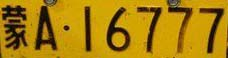
%> input picture Matlab车牌识别/蒙A16777.jpg, 228 x 58 px
$ octave mengA16777.m   (GNU Octave 9; MATLAB toolbox functions it lacks are replaced by stand-ins)
%> lines starting %> are read from the running program, lines starting %| are printed output that depends on the picture; in (x1, y1, x2, y2) boxes, pixels count from 0 and x2, y2 are one past the last pixel; in counts of white or black regions, pixels touching at a corner belong together; the program's own positions count from 1
### Matlab车牌识别/split.m
function split_img = split(img)
    [m,n] = size(img);
    top = 1;
    bottom = m;
    left = 1;
    right = n;
    %上边界
    while top <= m && sum(img(top,:)) == 0
        top = top + 1;
    end
     %下边界
     while bottom >= 1 && sum(img(bottom,:)) == 0
         bottom = bottom - 1;
     end
     %左边界
     while left >= 1 && sum(img(:,left)) == 0
         left = left + 1;
     end
     %右边界
     while right <= n && sum(img(:,right)) == 0
         right = right - 1;
     end
     %计算图像的长宽得到切割后的图像
     height = bottom - top;
     width = right - left;
     split_img = imcrop(img, [left top width height]);
end


### Matlab车牌识别/split_word.m
% [38 lines of commented-out code are left out]
function [word,result] = split_word(img)
     [m,n] = size(img);
      width = 0;
      while width+1 < n-2 && sum(img(:,width+1)) ~= 0
          width = width+1;
      end
      word = imcrop(img,[1,1,width,m]);
      %img(:, [1: width]) = 0;
      img(:, 1: width) = 0;
      img = split(img);
      result = img;
end

### Matlab车牌识别/mengA16777.m
clc;
clear;
f = imread('蒙A16777.jpg');
%> f is the input picture: size 58x228x3 uint8; mean R, G, B 168.8, 127.8, 12.3
imshow(f);title('原图');
img = rgb2gray(f);
[t,sm] = graythresh(img);
%> t = 0.38; sm = 0.873
g  = im2bw(img,t-0.044);
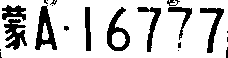
%> g: size 58x228 logical; 79.5% white; 21 black regions (11 under 20 px), largest, box (x1, y1, x2, y2) and area: (35, 5, 57, 50) 472, (107, 7, 130, 51) 412, (4, 19, 27, 50) 398
g = ~g;
figure;
imshow(g);title('二值图');

img1 = bwareaopen(g, 200);
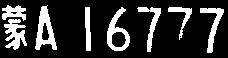
%> img1: size 58x228 logical; 19.4% white; 8 white regions, largest, box (x1, y1, x2, y2) and area: (35, 5, 57, 50) 472, (107, 7, 130, 51) 412, (4, 19, 27, 50) 398
figure;
imshow(img1);title('移除面积小于200后的图像');
split_img = split(img1);
%> the loop in split, `while top <= m && sum(img(top,:)) == 0` made 5 passes
%> the loop in split, `while bottom >= 1 && sum(img(bottom,:)) == 0` made 5 passes
%> bottom on passes 1 to 5: 57, 56, 55, 54, 53
%> the loop in split, `while left >= 1 && sum(img(:,left)) == 0` made 2 passes
%> left on passes 1 to 2: 2, 3
%> the loop in split, `while right <= n && sum(img(:,right)) == 0` made 4 passes
%> right on passes 1 to 4: 227, 226, 225, 224
%> in split, `height = bottom - top;`: height = 47
%> in split, `width = right - left;`: width = 221
%> in split, `split_img = imcrop(img, [left top width height]);`: split_img: size 48x222 logical; 24.1% white; 8 white regions, largest, box (x1, y1, x2, y2) and area: (33, 0, 55, 45) 472, (105, 2, 128, 46) 412, (2, 14, 25, 45) 398
figure;
imshow(split_img);title('分割后的图像');
[word1,split_img] = split_word(split_img);
%> the loop in split_word, `while width+1 < n-2 && sum(img(:,width+1)) ~= 0` made 25 passes
%> in split_word, `word = imcrop(img,[1,1,width,m]);`: word: size 48x26 logical; 50.6% white; 5 black regions (4 under 20 px), largest, box (x1, y1, x2, y2) and area: (0, 0, 26, 48) 566
%> in split_word, `img(:, 1: width) = 0;`: img: size 48x222 logical; 18.2% white; 6 white regions, box (x1, y1, x2, y2) and area: (33, 0, 55, 45) 472, (105, 2, 128, 46) 412, (198, 3, 222, 48) 336, (135, 2, 159, 47) 298, (83, 2, 89, 46) 216, (166, 2, 190, 35) 205
%> the loop in split (call 2), `while left >= 1 && sum(img(:,left)) == 0` made 33 passes
%> in split (call 2), `split_img = imcrop(img, [left top width height]);`: split_img: size 48x189 logical; 21.4% white; 6 white regions, box (x1, y1, x2, y2) and area: (0, 0, 22, 45) 472, (72, 2, 95, 46) 412, (165, 3, 189, 48) 336, (102, 2, 126, 47) 298, (50, 2, 56, 46) 216, (133, 2, 157, 35) 205
figure;
imshow(word1);title('1');

[word2,split_img] = split_word(split_img);
%> the loop in split_word (call 2), `while width+1 < n-2 && sum(img(:,width+1)) ~= 0` made 22 passes
%> in split_word (call 2), `word = imcrop(img,[1,1,width,m]);`: word: size 48x23 logical; 42.8% white; 1 white region, box (x1, y1, x2, y2) and area: (0, 0, 22, 45) 472
%> in split (call 3), `split_img = imcrop(img, [left top width height]);`: split_img: size 46x139 logical; 22.9% white; 5 white regions, box (x1, y1, x2, y2) and area: (22, 0, 45, 44) 412, (115, 1, 139, 46) 336, (52, 0, 76, 45) 298, (0, 0, 6, 44) 216, (83, 0, 107, 33) 205
% word2 = imrotate(word2,-5,'nearest','crop');
figure;
imshow(word2);title('2');

[word3,split_img] = split_word(split_img);
%> in split_word (call 3), `img(:, 1: width) = 0;`: img: size 46x139 logical; 19.6% white; 4 white regions, box (x1, y1, x2, y2) and area: (22, 0, 45, 44) 412, (115, 1, 139, 46) 336, (52, 0, 76, 45) 298, (83, 0, 107, 33) 205
%> in split (call 4), `split_img = imcrop(img, [left top width height]);`: split_img: size 46x117 logical; 23.2% white; 4 white regions, box (x1, y1, x2, y2) and area: (0, 0, 23, 44) 412, (93, 1, 117, 46) 336, (30, 0, 54, 45) 298, (61, 0, 85, 33) 205
figure;
imshow(word3);title('3');

[word4,split_img] = split_word(split_img);
%> the loop in split_word (call 4), `while width+1 < n-2 && sum(img(:,width+1)) ~= 0` made 23 passes
%> in split_word (call 4), `word = imcrop(img,[1,1,width,m]);`: word: size 46x24 logical; 37.3% white; 1 white region, box (x1, y1, x2, y2) and area: (0, 0, 23, 44) 412
%> in split_word (call 4), `img(:, 1: width) = 0;`:
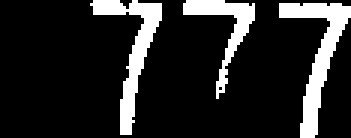
%> img: size 46x117 logical (shown 3 times larger); 15.6% white; 3 white regions, box (x1, y1, x2, y2) and area: (93, 1, 117, 46) 336, (30, 0, 54, 45) 298, (61, 0, 85, 33) 205
%> in split (call 5), `split_img = imcrop(img, [left top width height]);`: split_img: size 46x87 logical; 21% white; 3 white regions, box (x1, y1, x2, y2) and area: (63, 1, 87, 46) 336, (0, 0, 24, 45) 298, (31, 0, 55, 33) 205
figure;
imshow(word4);title('4');

[word5,split_img] = split_word(split_img);
%> the loop in split_word (call 5), `while width+1 < n-2 && sum(img(:,width+1)) ~= 0` made 24 passes
%> in split_word (call 5), `word = imcrop(img,[1,1,width,m]);`: word: size 46x25 logical; 25.9% white; 1 white region, box (x1, y1, x2, y2) and area: (0, 0, 24, 45) 298
%> in split_word (call 5), `img(:, 1: width) = 0;`:
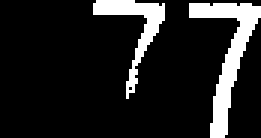
%> img: size 46x87 logical (shown 3 times larger); 13.5% white; 2 white regions, box (x1, y1, x2, y2) and area: (63, 1, 87, 46) 336, (31, 0, 55, 33) 205
%> in split (call 6), `split_img = imcrop(img, [left top width height]);`: split_img: size 46x56 logical; 21% white; 2 white regions, box (x1, y1, x2, y2) and area: (32, 1, 56, 46) 336, (0, 0, 24, 33) 205
figure;
imshow(word5);title('5');

[word6,split_img] = split_word(split_img);
%> the loop in split_word (call 6), `while width+1 < n-2 && sum(img(:,width+1)) ~= 0` made 24 passes
%> in split_word (call 6), `word = imcrop(img,[1,1,width,m]);`: word: size 46x25 logical; 17.8% white; 1 white region, box (x1, y1, x2, y2) and area: (0, 0, 24, 33) 205
%> in split_word (call 6), `img(:, 1: width) = 0;`:
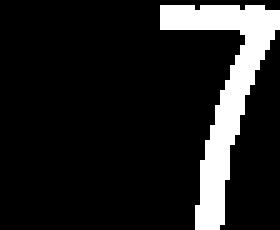
%> img: size 46x56 logical (shown 5 times larger); 13% white; 1 white region, box (x1, y1, x2, y2) and area: (32, 1, 56, 46) 336
%> the loop in split (call 7), `while top <= m && sum(img(top,:)) == 0` made 1 pass
%> the loop in split (call 7), `while left >= 1 && sum(img(:,left)) == 0` made 32 passes
%> in split (call 7), `height = bottom - top;`: height = 44
%> in split (call 7), `width = right - left;`: width = 23
%> in split (call 7), `split_img = imcrop(img, [left top width height]);`:
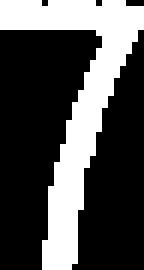
%> split_img: size 45x24 logical (shown 6 times larger); 31.1% white; 1 white region, box (x1, y1, x2, y2) and area: (0, 0, 24, 45) 336
figure;
imshow(word6);title('6');

[word7,split_img] = split_word(split_img);
%> in split_word (call 7), `word = imcrop(img,[1,1,width,m]);`: word: size 45x22 logical; 32.9% white; 1 white region, box (x1, y1, x2, y2) and area: (0, 0, 22, 45) 326
%> split_img = [true true true; true true true; true true true; true true true; true true false; true true false; true false false; true false false]
figure;
imshow(word7);title('7');
%对每个分割的字符进行缩放
word1 = imresize(word1,[40,20]);
%> word1: size 40x20 logical; 48.9% white; 2 white regions, box (x1, y1, x2, y2) and area: (2, 12, 19, 38) 252, (0, 0, 18, 13) 139
word2 = imresize(word2,[40,20]);
%> word2: size 40x20 logical; 43.2% white; 1 white region, box (x1, y1, x2, y2) and area: (0, 0, 19, 38) 346
word3 = imresize(word3,[40,20]);
%> word3: size 40x20 logical; 65% white; 1 black region, box (x1, y1, x2, y2) and area: (0, 0, 20, 40) 280
word4 = imresize(word4,[40,20]);
%> word4: size 40x20 logical; 36.4% white; 1 white region, box (x1, y1, x2, y2) and area: (0, 0, 19, 38) 291
word5 = imresize(word5,[40,20]);
%> word5: size 40x20 logical; 25.4% white; 1 white region, box (x1, y1, x2, y2) and area: (0, 0, 19, 39) 203
word6 = imresize(word6,[40,20]);
%> word6: size 40x20 logical; 17% white; 1 white region, box (x1, y1, x2, y2) and area: (0, 0, 19, 29) 136
word7 = imresize(word7,[40,20]);
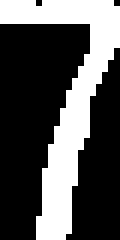
%> word7: size 40x20 logical (shown 6 times larger); 32.6% white; 1 white region, box (x1, y1, x2, y2) and area: (0, 0, 20, 40) 261
%缩放后的图像显示
figure;
subplot(1,7,1);imshow(word1);title('1');
subplot(1,7,2);imshow(word2);title('2');
subplot(1,7,3);imshow(word3);title('3');
subplot(1,7,4);imshow(word4);title('4');
subplot(1,7,5);imshow(word5);title('5');
subplot(1,7,6);imshow(word6);title('6');
subplot(1,7,7);imshow(word7);title('7');
%将图像存盘
imwrite(word1,'11.jpg');
imwrite(word2,'12.jpg');
imwrite(word3,'13.jpg');
imwrite(word4,'14.jpg');
imwrite(word5,'15.jpg');
imwrite(word6,'16.jpg');
imwrite(word7,'17.jpg');

%对每一个字符进行识别
distinguish_code = char(['0':'9' 'A':'Z' '京辽鲁陕苏豫浙贵晋蒙']);

num = 1;
disp('识别结果');
for i = 1:7
    table = [];
    str = strcat('1',int2str(i));
    word = imread([str,'.jpg']);
%> word: size 40x20 uint8; min 0, max 255, mean 124.5
    sub_word = imresize(word,[40,20],'nearest');
    sub_word =  im2bw(sub_word,0.5);
    if i == 1
        bottom = 37;
        top = 46;
    elseif i == 2
        bottom = 11;
        top = 36;
    elseif i >= 3
        bottom = 1;
        top = 10;
    end
    for k  = bottom : top
        dif = zeros(40,20);
        imgname = strcat(distinguish_code(k),'.jpg');
%> (the run ends here)
